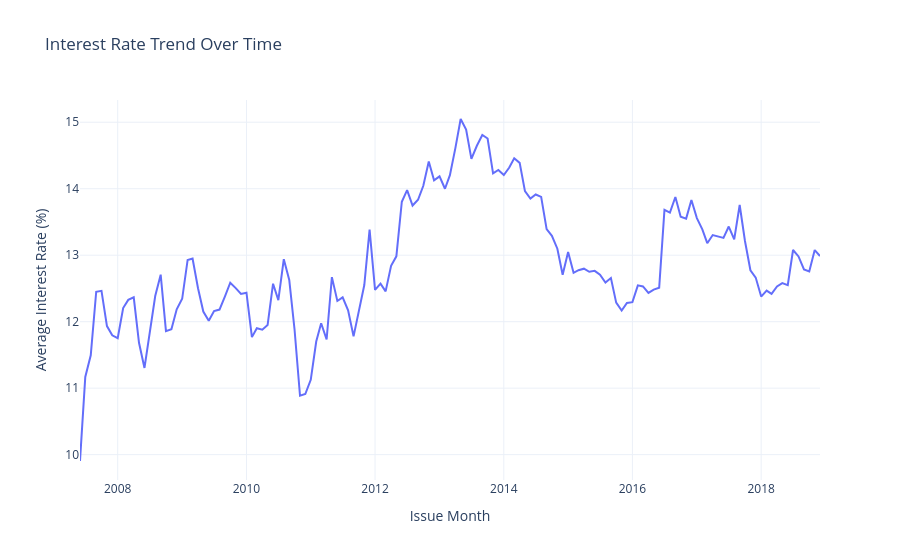

The notebook cell saved with this chart:
### Code cell
months = [r['month'] for r in monthly]
rates = [r['avg_interest_rate_pct'] for r in monthly]

fig = go.Figure()
fig.add_trace(go.Scatter(x=months, y=rates, mode='lines', name='Monthly Average Rate'))
fig.update_layout(template='plotly_white', title='Interest Rate Trend Over Time', xaxis_title='Issue Month', yaxis_title='Average Interest Rate (%)')
fig.show()

### Figure 1 — Plotly figure (JSON) as saved in the notebook; plotly's stock layout.template omitted (floating-point values rounded to 4 significant figures; data arrays with more than 128 entries replaced by an {"elided": "..."} marker saying what was removed)
{"data": [{"mode": "lines", "name": "Monthly Average Rate", "type": "scatter", "x": {"elided": "139 str values"}, "y": {"elided": "139 float values"}}], "layout": {"title": {"text": "Interest Rate Trend Over Time"}, "xaxis": {"title": {"text": "Issue Month"}}, "yaxis": {"title": {"text": "Average Interest Rate (%)"}}}}
